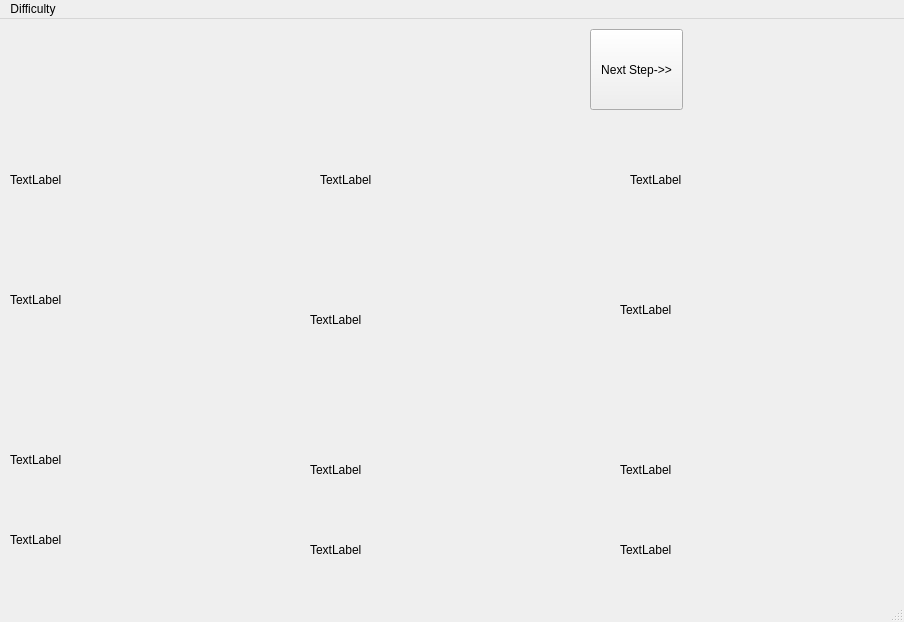
<?xml version="1.0" encoding="UTF-8"?>
<ui version="4.0">
 <class>MainWindow</class>
 <widget class="QMainWindow" name="MainWindow">
  <property name="geometry">
   <rect>
    <x>0</x>
    <y>0</y>
    <width>904</width>
    <height>622</height>
   </rect>
  </property>
  <property name="windowTitle">
   <string>MainWindow</string>
  </property>
  <widget class="QWidget" name="centralwidget">
   <widget class="QPushButton" name="pushButton">
    <property name="geometry">
     <rect>
      <x>590</x>
      <y>10</y>
      <width>93</width>
      <height>81</height>
     </rect>
    </property>
    <property name="text">
     <string>Next Step-&gt;&gt;</string>
    </property>
   </widget>
   <widget class="QLabel" name="label1">
    <property name="geometry">
     <rect>
      <x>10</x>
      <y>130</y>
      <width>231</width>
      <height>61</height>
     </rect>
    </property>
    <property name="text">
     <string>TextLabel</string>
    </property>
   </widget>
   <widget class="QLabel" name="label2">
    <property name="geometry">
     <rect>
      <x>10</x>
      <y>250</y>
      <width>241</width>
      <height>61</height>
     </rect>
    </property>
    <property name="text">
     <string>TextLabel</string>
    </property>
   </widget>
   <widget class="QLabel" name="label3">
    <property name="geometry">
     <rect>
      <x>10</x>
      <y>410</y>
      <width>241</width>
      <height>61</height>
     </rect>
    </property>
    <property name="text">
     <string>TextLabel</string>
    </property>
   </widget>
   <widget class="QLabel" name="label3_2">
    <property name="geometry">
     <rect>
      <x>310</x>
      <y>420</y>
      <width>261</width>
      <height>61</height>
     </rect>
    </property>
    <property name="text">
     <string>TextLabel</string>
    </property>
   </widget>
   <widget class="QLabel" name="label2_2">
    <property name="geometry">
     <rect>
      <x>310</x>
      <y>270</y>
      <width>251</width>
      <height>61</height>
     </rect>
    </property>
    <property name="text">
     <string>TextLabel</string>
    </property>
   </widget>
   <widget class="QLabel" name="label1_2">
    <property name="geometry">
     <rect>
      <x>320</x>
      <y>130</y>
      <width>231</width>
      <height>61</height>
     </rect>
    </property>
    <property name="text">
     <string>TextLabel</string>
    </property>
   </widget>
   <widget class="QLabel" name="label3_3">
    <property name="geometry">
     <rect>
      <x>620</x>
      <y>420</y>
      <width>241</width>
      <height>61</height>
     </rect>
    </property>
    <property name="text">
     <string>TextLabel</string>
    </property>
   </widget>
   <widget class="QLabel" name="label2_3">
    <property name="geometry">
     <rect>
      <x>620</x>
      <y>260</y>
      <width>241</width>
      <height>61</height>
     </rect>
    </property>
    <property name="text">
     <string>TextLabel</string>
    </property>
   </widget>
   <widget class="QLabel" name="label1_3">
    <property name="geometry">
     <rect>
      <x>630</x>
      <y>130</y>
      <width>211</width>
      <height>61</height>
     </rect>
    </property>
    <property name="text">
     <string>TextLabel</string>
    </property>
   </widget>
   <widget class="QLabel" name="label4">
    <property name="geometry">
     <rect>
      <x>10</x>
      <y>490</y>
      <width>241</width>
      <height>61</height>
     </rect>
    </property>
    <property name="text">
     <string>TextLabel</string>
    </property>
   </widget>
   <widget class="QLabel" name="label4_2">
    <property name="geometry">
     <rect>
      <x>310</x>
      <y>500</y>
      <width>241</width>
      <height>61</height>
     </rect>
    </property>
    <property name="text">
     <string>TextLabel</string>
    </property>
   </widget>
   <widget class="QLabel" name="label4_3">
    <property name="geometry">
     <rect>
      <x>620</x>
      <y>500</y>
      <width>241</width>
      <height>61</height>
     </rect>
    </property>
    <property name="text">
     <string>TextLabel</string>
    </property>
   </widget>
  </widget>
  <widget class="QMenuBar" name="menubar">
   <property name="geometry">
    <rect>
     <x>0</x>
     <y>0</y>
     <width>904</width>
     <height>26</height>
    </rect>
   </property>
   <widget class="QMenu" name="menuDifficulty">
    <property name="title">
     <string>Difficulty</string>
    </property>
    <addaction name="action1_2"/>
    <addaction name="action2_2"/>
    <addaction name="action3_2"/>
    <addaction name="action4"/>
   </widget>
   <addaction name="menuDifficulty"/>
  </widget>
  <widget class="QStatusBar" name="statusbar"/>
  <action name="action1_2">
   <property name="text">
    <string>1</string>
   </property>
  </action>
  <action name="action2_2">
   <property name="text">
    <string>2</string>
   </property>
  </action>
  <action name="action3_2">
   <property name="text">
    <string>3</string>
   </property>
  </action>
  <action name="action4">
   <property name="text">
    <string>4</string>
   </property>
  </action>
 </widget>
 <resources/>
 <connections/>
</ui>
